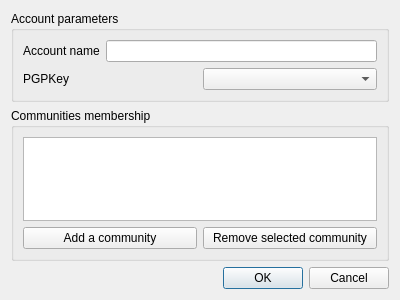
<?xml version="1.0" encoding="UTF-8"?>
<ui version="4.0">
 <class>AddAccountDialog</class>
 <widget class="QDialog" name="AddAccountDialog">
  <property name="geometry">
   <rect>
    <x>0</x>
    <y>0</y>
    <width>400</width>
    <height>300</height>
   </rect>
  </property>
  <property name="windowTitle">
   <string>Add an account</string>
  </property>
  <property name="modal">
   <bool>true</bool>
  </property>
  <layout class="QVBoxLayout" name="verticalLayout">
   <item>
    <widget class="QGroupBox" name="groupBox">
     <property name="title">
      <string>Account parameters</string>
     </property>
     <layout class="QVBoxLayout" name="verticalLayout_2">
      <item>
       <layout class="QHBoxLayout" name="horizontalLayout">
        <item>
         <widget class="QLabel" name="label">
          <property name="text">
           <string>Account name</string>
          </property>
         </widget>
        </item>
        <item>
         <widget class="QLineEdit" name="accountName"/>
        </item>
       </layout>
      </item>
      <item>
       <layout class="QHBoxLayout" name="horizontalLayout_2">
        <item>
         <widget class="QLabel" name="label_2">
          <property name="text">
           <string>PGPKey </string>
          </property>
         </widget>
        </item>
        <item>
         <widget class="QComboBox" name="pgpKeysList"/>
        </item>
       </layout>
      </item>
     </layout>
    </widget>
   </item>
   <item>
    <widget class="QGroupBox" name="groupBox_2">
     <property name="title">
      <string>Communities membership</string>
     </property>
     <layout class="QVBoxLayout" name="verticalLayout_3">
      <item>
       <widget class="QListView" name="communitiesList"/>
      </item>
      <item>
       <layout class="QHBoxLayout" name="horizontalLayout_3">
        <item>
         <widget class="QPushButton" name="addCommunity">
          <property name="text">
           <string>Add a community</string>
          </property>
         </widget>
        </item>
        <item>
         <widget class="QPushButton" name="removeCommunity">
          <property name="text">
           <string>Remove selected community</string>
          </property>
         </widget>
        </item>
       </layout>
      </item>
     </layout>
    </widget>
   </item>
   <item>
    <widget class="QDialogButtonBox" name="buttonBox">
     <property name="orientation">
      <enum>Qt::Horizontal</enum>
     </property>
     <property name="standardButtons">
      <set>QDialogButtonBox::Cancel|QDialogButtonBox::Ok</set>
     </property>
    </widget>
   </item>
  </layout>
 </widget>
 <resources/>
 <connections>
  <connection>
   <sender>buttonBox</sender>
   <signal>accepted()</signal>
   <receiver>AddAccountDialog</receiver>
   <slot>accept()</slot>
   <hints>
    <hint type="sourcelabel">
     <x>248</x>
     <y>254</y>
    </hint>
    <hint type="destinationlabel">
     <x>157</x>
     <y>274</y>
    </hint>
   </hints>
  </connection>
  <connection>
   <sender>buttonBox</sender>
   <signal>rejected()</signal>
   <receiver>AddAccountDialog</receiver>
   <slot>reject()</slot>
   <hints>
    <hint type="sourcelabel">
     <x>316</x>
     <y>260</y>
    </hint>
    <hint type="destinationlabel">
     <x>286</x>
     <y>274</y>
    </hint>
   </hints>
  </connection>
  <connection>
   <sender>addCommunity</sender>
   <signal>clicked()</signal>
   <receiver>AddAccountDialog</receiver>
   <slot>openAddCommunityDialog()</slot>
   <hints>
    <hint type="sourcelabel">
     <x>109</x>
     <y>237</y>
    </hint>
    <hint type="destinationlabel">
     <x>199</x>
     <y>149</y>
    </hint>
   </hints>
  </connection>
 </connections>
 <slots>
  <slot>openAddCommunityDialog()</slot>
  <slot>keyChanged(int)</slot>
 </slots>
</ui>
